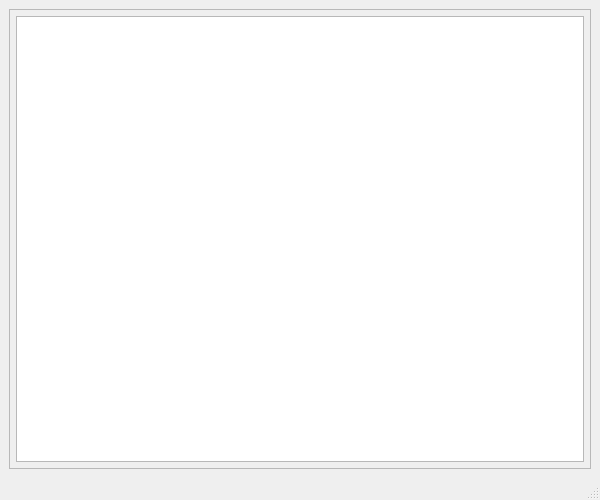
<ui version="4.0" >
 <author></author>
 <comment></comment>
 <exportmacro></exportmacro>
 <class>FileDisplay</class>
 <widget class="QMainWindow" name="FileDisplay" >
  <property name="geometry" >
   <rect>
    <x>0</x>
    <y>0</y>
    <width>600</width>
    <height>500</height>
   </rect>
  </property>
  <property name="windowTitle" >
   <string>File Display</string>
  </property>
  <widget class="QWidget" name="centralwidget" >
   <layout class="QVBoxLayout" >
    <property name="margin" >
     <number>9</number>
    </property>
    <property name="spacing" >
     <number>6</number>
    </property>
    <item>
     <widget class="QFrame" name="frame" >
      <property name="frameShape" >
       <enum>QFrame::StyledPanel</enum>
      </property>
      <property name="frameShadow" >
       <enum>QFrame::Sunken</enum>
      </property>
      <layout class="QVBoxLayout" >
       <property name="margin" >
        <number>6</number>
       </property>
       <property name="spacing" >
        <number>4</number>
       </property>
       <item>
        <widget class="QTextBrowser" name="textDisplay" >
         <property name="font" >
          <font>
           <family>Courier New</family>
           <pointsize>11</pointsize>
           <weight>50</weight>
           <italic>false</italic>
           <bold>false</bold>
           <underline>false</underline>
           <strikeout>false</strikeout>
          </font>
         </property>
        </widget>
       </item>
      </layout>
     </widget>
    </item>
   </layout>
  </widget>
  <widget class="QMenuBar" name="menubar" >
   <property name="geometry" >
    <rect>
     <x>0</x>
     <y>0</y>
     <width>600</width>
     <height>22</height>
    </rect>
   </property>
  </widget>
  <widget class="QStatusBar" name="statusbar" >
   <property name="geometry" >
    <rect>
     <x>0</x>
     <y>478</y>
     <width>600</width>
     <height>22</height>
    </rect>
   </property>
  </widget>
 </widget>
 <pixmapfunction></pixmapfunction>
 <resources/>
 <connections/>
</ui>
